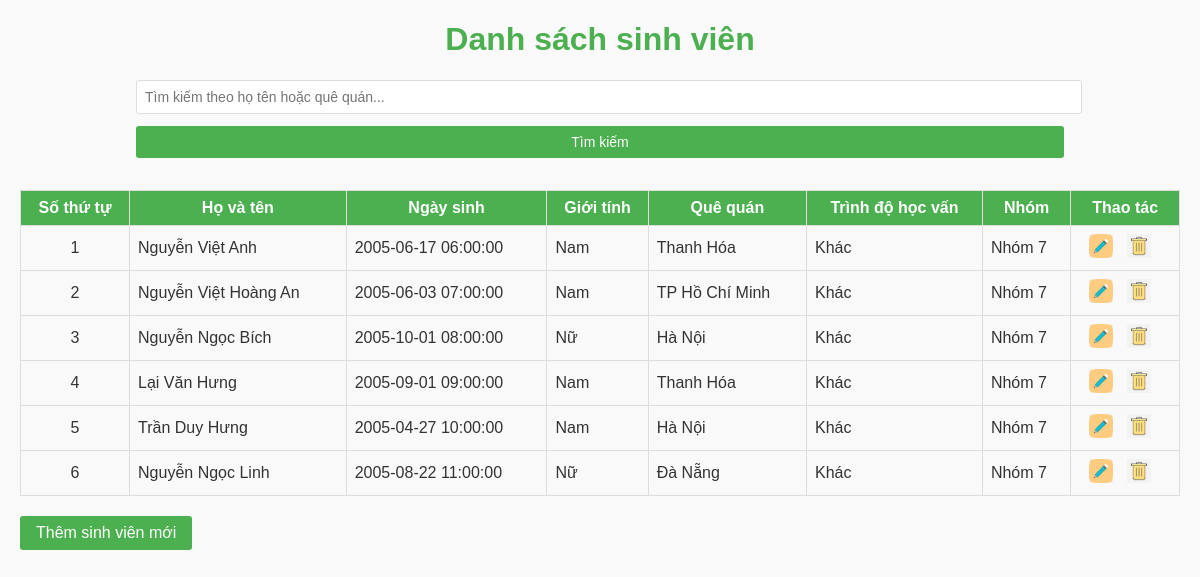
The page / on the database its author committed.
### tables this page shows
CREATE TABLE `table_students` (
  `id` int(100) NOT NULL,
  `full_name` varchar(100) NOT NULL,
  `dob` datetime NOT NULL,
  `gender` int(5) NOT NULL,
  `hometown` varchar(100) NOT NULL,
  `level_id` int(10) NOT NULL,
  `group_id` int(50) NOT NULL
);

### index.php (the view, shortened to what this page needs)
<?php
include('db_connection.php');
$search = isset($_GET['search']) ? $conn->real_escape_string($_GET['search']) : '';
$sql = "SELECT * FROM table_Students WHERE full_name LIKE '%$search%' OR hometown LIKE '%$search%'";
$result = $conn->query($sql);
?>
<!DOCTYPE html>
<html lang="vi">
<head>
</head>
<body>
    <h1>Danh sách sinh viên</h1>
    <div class="search-box">
        <form method="GET" action="index.php">
            <input type="text" name="search" placeholder="Tìm kiếm theo họ tên hoặc quê quán..." value="<?php echo $search; ?>" required>
            <button type="submit">Tìm kiếm</button>
        </form>
    </div>
    <table>
        <thead>
            <tr>
                <th>Số thứ tự</th>
                <th>Họ và tên</th>
                <th>Ngày sinh</th>
                <th>Giới tính</th>
                <th>Quê quán</th>
                <th>Trình độ học vấn</th>
                <th>Nhóm</th>
                <th>Thao tác</th>
            </tr>
        </thead>
        <tbody>
            <?php
            if ($result && $result->num_rows > 0) {
                $index = 1;
                while ($row = $result->fetch_assoc()) {
                    echo "<tr>";
                    echo "<td class='index'>" . $index++ . "</td>";
                    echo "<td>" . htmlspecialchars($row['full_name']) . "</td>";
                    echo "<td>" . htmlspecialchars($row['dob']) . "</td>";
                    echo "<td>" . (($row['gender'] == 1) ? 'Nam' : 'Nữ') . "</td>";
                    echo "<td>" . htmlspecialchars($row['hometown']) . "</td>";
                    echo "<td>";
                    switch ($row['level_id']) {
                        default: echo 'Khác'; break;
                    }
                    echo "</td>";
                    echo "<td>Nhóm " . htmlspecialchars($row['group_id']) . "</td>";
                    echo "<td class='action'>";
                    echo "<a href='edit.php?id=" . $row['id'] . "'><img src='icons/edit-icon.jpg' alt='Sửa' class='icon'></a> ";
                    echo "<a href='delete.php?id=" . $row['id'] . "' onclick='return confirm(\"Bạn có chắc chắn muốn xóa?\");'><img src='icons/delete-icon.jpg' alt='Xóa' class='icon'></a>";
                    echo "</td>";
                    echo "</tr>";
                }
            } else {
                echo "<tr><td colspan='8'>Không có dữ liệu!</td></tr>";
            }
            ?>
        </tbody>
    </table>
    <a href="add.php" class="add-button">Thêm sinh viên mới</a>
</body>
</html>

### index.php (style rules this page uses)
body { font-family: Arial, sans-serif; margin: 20px; background-color: #f9f9f9; color: #333; }
h1 { text-align: center; color: #4CAF50; }
form, table { width: 80%; margin: auto; }
table { border-collapse: collapse; width: 100%; }
table, th, td { border: 1px solid #ddd; }
th, td { padding: 8px; text-align: left; }
th { background-color: #4CAF50; color: white; }
input, select, button { width: 100%; padding: 8px; margin-bottom: 12px; border: 1px solid #ddd; border-radius: 3px; font-size: 14px; }
button { background-color: #4CAF50; color: white; border: none; cursor: pointer; }
a { display: inline-block; margin-right: 10px; text-decoration: none; }
.search-box { text-align: center; margin-bottom: 20px; }
.icon { width: 24px; height: 24px; display: block; margin: auto; }
.add-button { display: inline-block; margin-top: 20px; background-color: #4CAF50; color: white; padding: 8px 16px; text-align: center; text-decoration: none; border-radius: 3px; }
td.index { text-align: center; }
th { text-align: center; }
td.action { text-align: center; }

### rows shown on the page
table_students: full_name "Nguyễn Việt Anh", dob "2005-06-17 06:00:00", gender "Nam", hometown "Thanh Hóa", level_id "Khác", group "7"
table_students: full_name "Nguyễn Việt Hoàng An", dob "2005-06-03 07:00:00", gender "Nam", hometown "TP Hồ Chí Minh", level_id "Khác", group "7"
table_students: full_name "Nguyễn Ngọc Bích", dob "2005-10-01 08:00:00", gender "Nữ", hometown "Hà Nội", level_id "Khác", group "7"
table_students: full_name "Lại Văn Hưng", dob "2005-09-01 09:00:00", gender "Nam", hometown "Thanh Hóa", level_id "Khác", group "7"
table_students: full_name "Trần Duy Hưng", dob "2005-04-27 10:00:00", gender "Nam", hometown "Hà Nội", level_id "Khác", group "7"
table_students: full_name "Nguyễn Ngọc Linh", dob "2005-08-22 11:00:00", gender "Nữ", hometown "Đà Nẵng", level_id "Khác", group "7"
